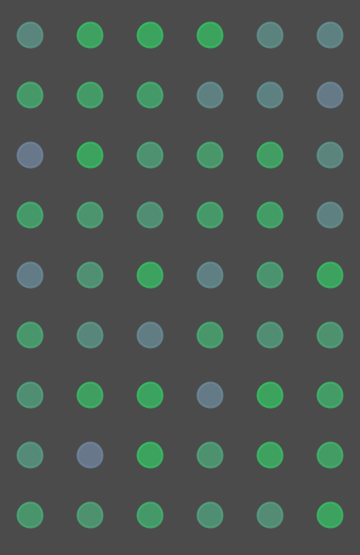
Frame 1 (no input)
Frame 60 (the mouse pressed at the canvas centre just before this capture): identical to frame 1, image omitted
Frame 120 (the mouse held since frame 60 and released just before this capture): identical to frame 1, image omitted

The Processing sketch that drew this single still picture (run headless with seeded random() and noise(); from frame 60 on, the mouse is pressed at the canvas centre):

// Processing sketch: processing_60119
// ── processing_60119.pde

/////////////////////////////////////////////////////////////
//
//    if you use this code leave this comment in 
//
//    PATTERN MAKER
//    Ben Jack - March 2012
//    
//    DSDN 142 course material
//
/////////////////////////////////////////////////////////////



//what happens if you change these? 
int xRepeat = 60;
int yRepeat = 60;
int x = 25;
int y = 25;
float diaColour = 210;


void setup() {
  size(360, 555);

  background(75);

  for (int i = 0; i < width/xRepeat; i++) {//loop 1 repeats pattern in the x direction.
    for (int j = 0; j < height/yRepeat; j++) {//loop 2 repeats the entire rows vertically.
      pushMatrix();//saves untransformed co-ordinates
      translate(xRepeat*i, yRepeat*j);// translates the entire coordinate system (is what causes the same thing to be drawn in different places).
      myPattern();
      popMatrix();//reverts to the saved co-ordinate system that we created using pushMatrix()
    }
  }
}


//ignore draw this time. use the "myPattern()" function instead
void draw() {
}


void myPattern() {
  

  smooth();
  diaColour = random(50, 120);
 // fill(150);
  // stroke(150);
 // rect(0, 10, 100, 30);
  // fill(210);
  
  stroke(diaColour, 255-diaColour, 50+diaColour, 175);
  strokeWeight(2);
  strokeCap(PROJECT);
  fill(diaColour, 255-diaColour, 50+diaColour, 175);
  ellipse(30, 35, x, y);
  
 // strokeWeight(5);
 // line(0, 10, 10, 40);
  
  x = x + 0;
  y = y + 0;
  
  
}

void mousePressed() {
  save(frameCount+".jpg");
}
